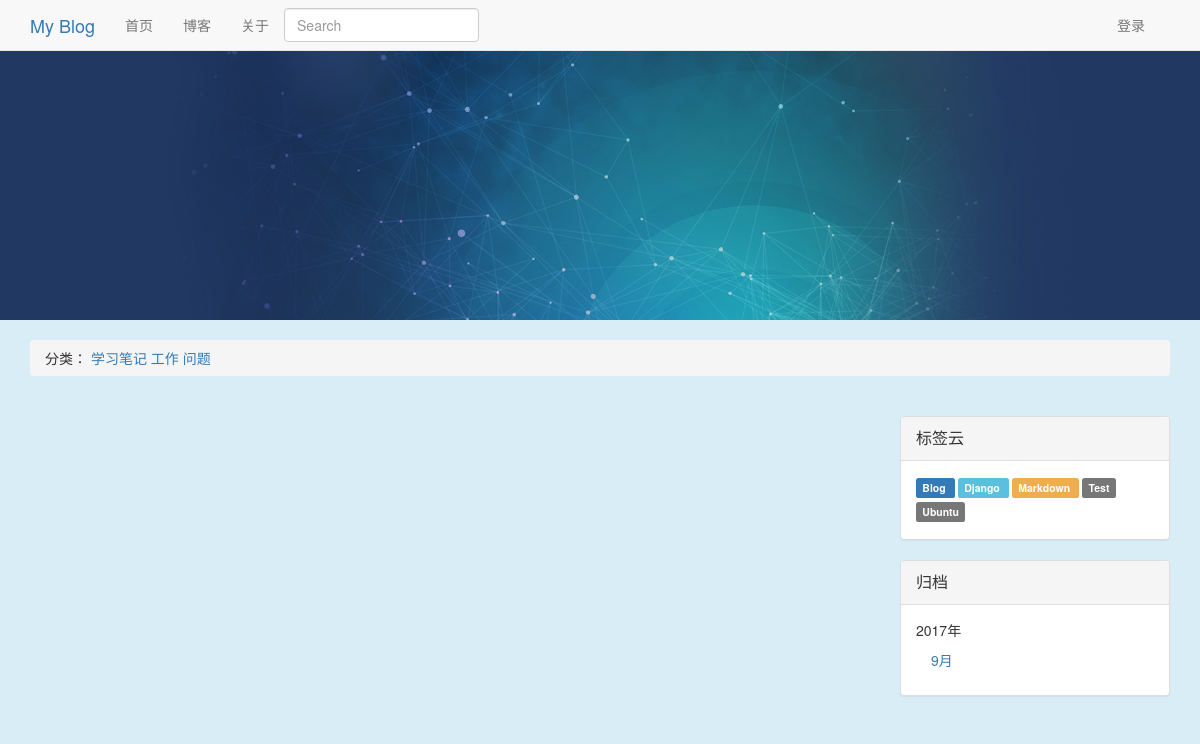
Page /blog/category/3/ on the committed database.
### blog/models.py (models this page shows)
class Category(models.Model):
    name = models.CharField('类名', max_length=20)
    created_time = models.DateTimeField('创建时间', auto_now_add=True)
    last_modified_time = models.DateTimeField('修改时间', auto_now=True)
    def __unicode__(self):
        return self.name

class Tag(models.Model):
    name = models.CharField('标签名', max_length=20)
    created_time = models.DateTimeField('创建时间', auto_now_add=True)
    last_modified_time = models.DateTimeField('修改时间', auto_now=True)
    def __unicode__(self):
        return self.name

### blog/views.py (the view)
# urls.py: url(r'^blog/category/(?P<cate_id>\d+)/$', CategoryView.as_view(), name='category'),
class CategoryView(ListView):
    template_name = "blog/category.html"
    context_object_name = "article_list"
    def get_queryset(self):
        article_list = Article.objects.filter(category=self.kwargs['cate_id'], status='p')
        return article_list
    def get_context_data(self, **kwargs):
        kwargs['category_list'] = Category.objects.all().order_by('name')
        kwargs['tag_list'] = Tag.objects.all().order_by('name')
        kwargs['date_archive'] = Article.objects.archive()
        kwargs['color_list'] = ['default', 'info', 'primary', 'warning', 'danger']
        return super(CategoryView, self).get_context_data(**kwargs)

### blog/models.py (called while the page is built)
    def archive(self):
        data_list = Article.objects.datetimes('created_time', 'month', order='DESC')
        data_dict = defaultdict(list)
        for d in data_list:
            data_dict[d.year].append(d.month)
        return sorted(data_dict.items(), reverse=True)

### templates/blog/category.html (shortened to what this page needs)
{% extends "blog/base.html" %}

### templates/blog/base.html (shortened to what this page needs)
<!DOCTYPE html>
<html lang="en">
<head>
    {% load staticfiles %}
    <link rel="stylesheet" href="{% static 'blog/css/bootstrap.min2.css' %}">
    <link rel="stylesheet" href="{% static 'blog/css/code.css' %}">
    <link rel="stylesheet" href="{% static 'blog/css/github.css' %}">
</head>
<body class="bg-info">
{% block nav %}
        <nav class="navbar navbar-default navbar-static-top" style="margin-bottom: 0px;">
        <div class="container">
            <div class="nav-header">
                <div class="navbar-brand"><a href="{% url 'index' %}">My Blog</a></div>
            </div>
            <ul class="nav navbar-nav">
                <li><a href="{% url 'index' %}">首页</a></li>
                <li><a href="{% url 'index' %}">博客</a></li>
                <li><a href="{% url 'index' %}">关于</a></li>
            </ul>
            <ul class="nav navbar-nav navbar-right" style="margin-right: 10px;">
                <li><a href="../admin/" class="navbar-link">登录</a></li>
            </ul>
            <form class="navbar-form" action="" method="get">
                <input class="form-control" type="text" name="q" placeholder="Search">
            </form>
            </div>
        </nav>
{% endblock %}
{% block banner %}
        <img class="img-responsive" src="{% static 'blog/img/banner_wide.jpg' %}">
{% endblock %}
{% block breadcrumb %}
    <div class="container" style="margin-top: 20px;">
        <ol class="breadcrumb">
           <span>分类：</span>
            {% for category in category_list %}
                <a href="{% url 'category' category.id %}">{{ category }}</a>
            {% endfor %}
        </ol>
    </div>
{% endblock %}
<div class="container" style="margin-top: 20px;">
    {% block content %}
        <div class="col-md-9" style="padding-left: 0px;">
        </div>
        <div class="col-md-3" style="padding-right: 0px;">
        {% block right %}
            <div class="panel panel-default">
                <div class="panel-heading"><div class="panel-title">标签云</div></div>
                <div class="panel-body">
                    {% for tag in tag_list %}
                        <a class="label label-{{ color_list | random }}" style="line-height: 24px;margin-right: 3px;" href="{% url 'tag' tag.id  %}">
                            {{ tag }}
                        </a>
                    {% endfor %}
                </div>
            </div>
            <div class="panel panel-default">
                <div class="panel-heading"><div class="panel-title">归档</div></div>
                <div class="panel-body">
                    {% for year,month_list in date_archive %}
                        <ul class="nav nav-stacked">
                            {{ year }}年
                             {% for month in month_list %}
                                 <li><a href="{% url 'archive' year month %}">{{ month }}月</a></li>
                             {% endfor %}
                        </ul>
                    {% endfor %}
                </div>
            </div>
        {% endblock %}
        </div>
    {% endblock %}
</div>
</body>
</html>

### rows in the picture
Category: name "学习笔记"
Category: name "工作"
Category: name "问题"
Tag: name "Blog"
Tag: name "Django"
Tag: name "Markdown"
Tag: name "Test"
Tag: name "Ubuntu"

### other values in the picture
{{ year }} "2017"
{{ month }} "9"
